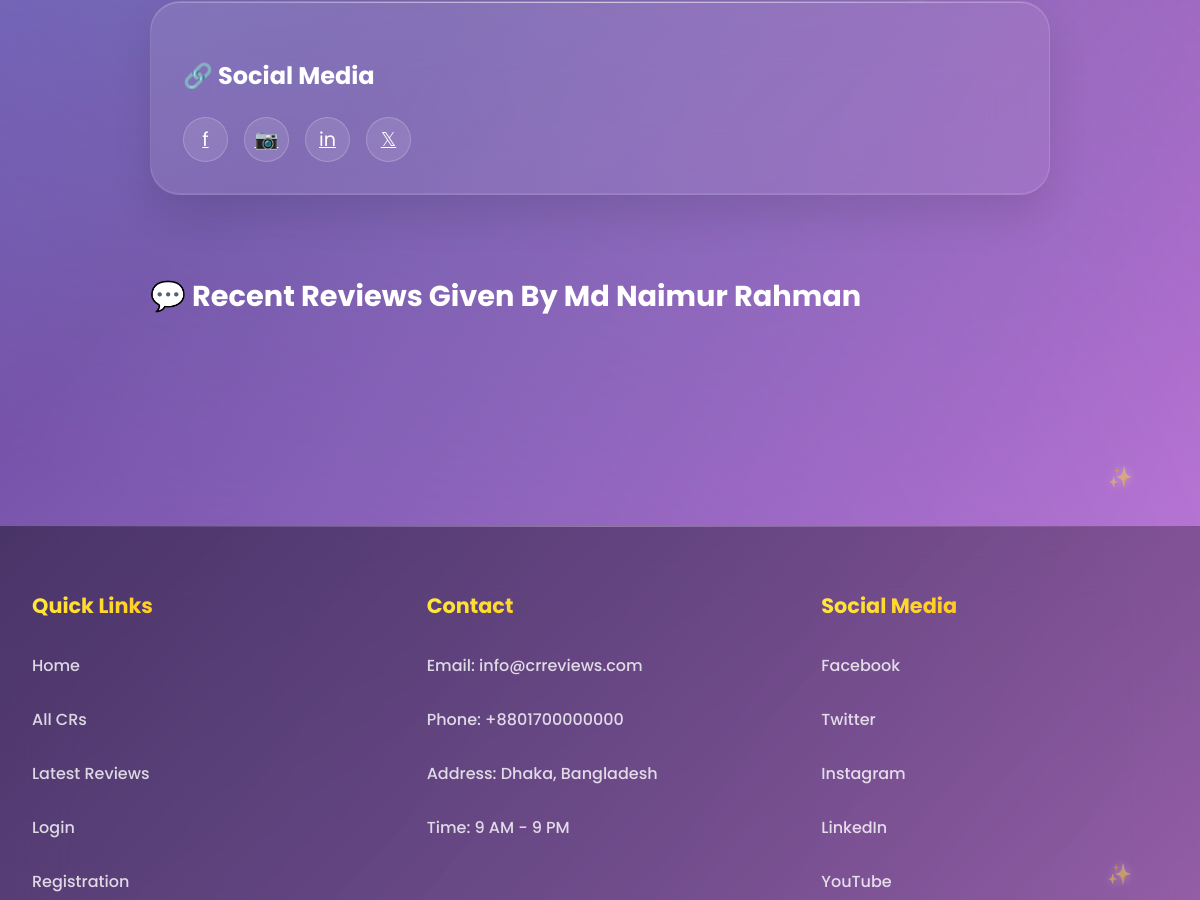
/user_view/md-naimur-rahman/ (middle part), run on an earlier commit of the app's database.
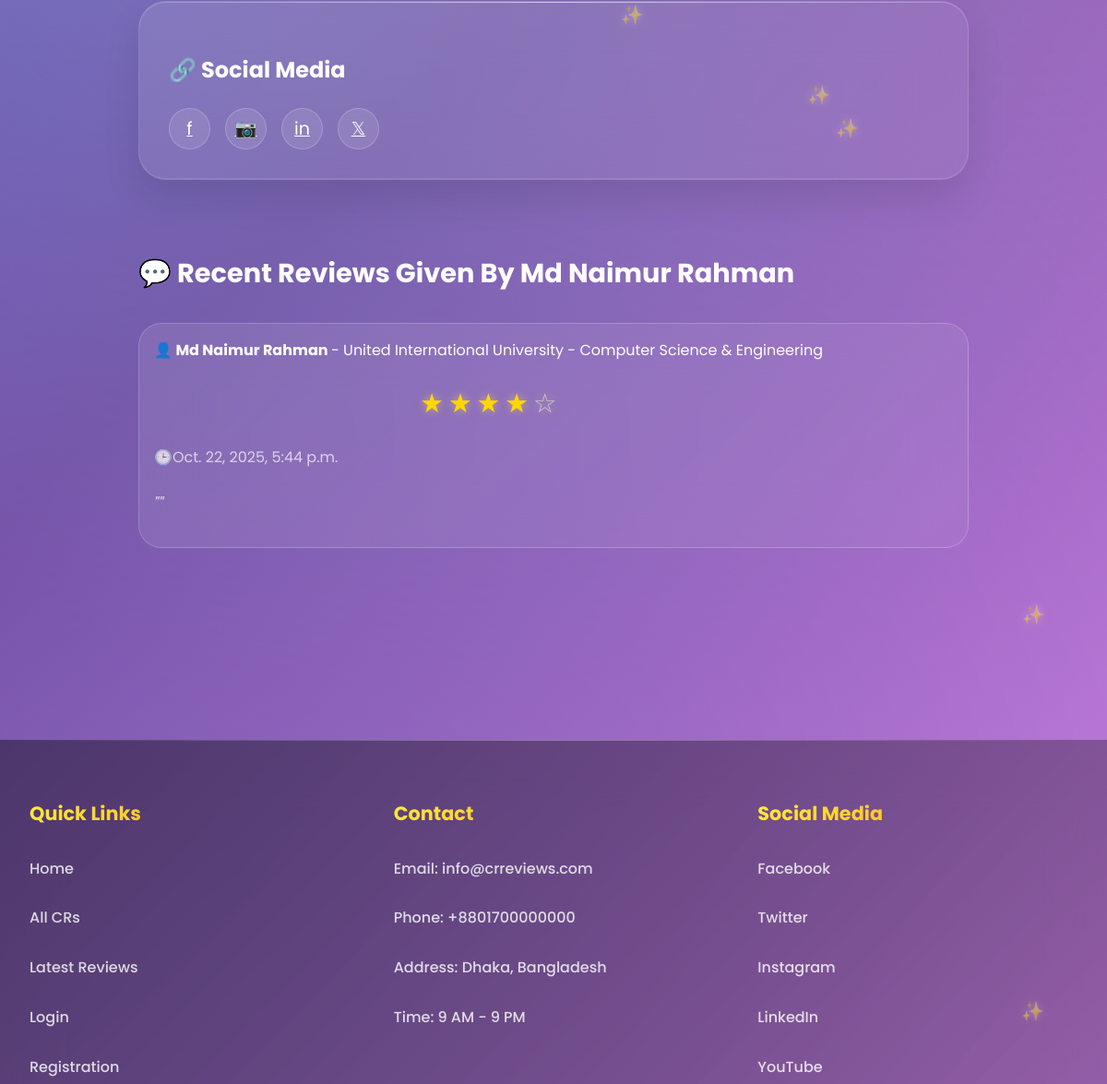
And on a later commit of the database.
### cr/models.py (models this page shows, shortened)
class Review(models.Model):
    user=models.OneToOneField('userprofile.User', on_delete=models.CASCADE,related_name='userreviews')
    cr_profile=models.ForeignKey(CrProfile, on_delete=models.CASCADE,related_name='cr_reviews')
    rating = models.PositiveSmallIntegerField()
    description = models.TextField(blank=True, null=True)
    slug = models.SlugField(unique=True, blank=True)
    created_at = models.DateTimeField(auto_now_add=True)
    updated_at = models.DateTimeField(auto_now=True)
    deleted_at = models.DateTimeField(blank=True, null=True)

class CrProfile(models.Model):
    user=models.OneToOneField('userprofile.User', on_delete=models.CASCADE,related_name='user_profile')
    university=models.ForeignKey(University, on_delete=models.CASCADE,related_name='university_crs')
    department=models.ForeignKey(Department, on_delete=models.CASCADE,related_name='department_crs')
    profile_picture = models.ImageField(upload_to='cr_profile_pictures/', blank=True, null=True)
    name = models.CharField(max_length=100)
    gender = models.CharField(choices=[('M', 'Male'), ('F', 'Female')], max_length=1)
    email = models.EmailField(blank=True, null=True)
    phone = models.CharField(max_length=30, blank=True, null=True)
    st_id = models.CharField(max_length=50, unique=True)
    batch = models.CharField(max_length=20)
    dept_batch = models.CharField(max_length=20 , blank=True, null=True)
    section = models.CharField(max_length=10)
    bio = models.TextField(blank=True, null=True)
    date_of_birth = models.DateField(blank=True, null=True)
    slug = models.SlugField(unique=True, blank=True)
    facebook_url = models.URLField(default='https://www.facebook.com/')
    instagram_url = models.URLField(default='https://www.instagram.com/')
    linkedin_url = models.URLField(default='https://www.linkedin.com/')
    created_at=models.DateTimeField(auto_now_add=True)
    updated_at=models.DateTimeField(auto_now=True)
    deleted_at=models.DateTimeField(auto_now=True,blank=True,null=True)

class University(models.Model):
    Public = "Public"
    Private = "Private"
    university_type = [
        (Public,"Public"),
        (Private,"Private"),
    ]
    title =models.CharField(max_length=100,unique=True,blank=False,null=False)
    type =models.CharField(max_length=100,choices=university_type)
    address=models.CharField(max_length=150, blank=True, null=True)
    slug=models.SlugField(blank=True,unique=True)
    created_at=models.DateTimeField(auto_now_add=True)
    updated_at=models.DateTimeField(auto_now=True)
    daleted_at=models.DateTimeField(auto_now=True,blank=True,null=True)
    def __str__(self):
        return self.title

class Department(models.Model):
    university=models.ForeignKey(University, on_delete=models.CASCADE,related_name='departments')
    title=models.CharField(max_length=50,unique=True,blank=False,null=False)
    code=models.CharField(max_length=50,unique=True,blank=True,null=True)
    slug=models.SlugField(blank=True,unique=True)
    created_at=models.DateTimeField(auto_now_add=True)
    updated_at=models.DateTimeField(auto_now=True)
    daleted_at=models.DateTimeField(auto_now=True,blank=True,null=True)
    def __str__(self):
        return self.title

### userprofile/views.py (the view)
# urls.py: path('user_view/<str:slug>/',user_view,name="user_view"),
def user_view(request,slug):
    view_user =get_object_or_404(User,slug=slug)
    review = Review.objects.filter(user=view_user).order_by('-created_at')
    paginator = Paginator(review,5)
    page_number = request.GET.get('page',1)
    try:
        review = paginator.page(page_number)
    except PageNotAnInteger:
        review = paginator.page(1)
    except EmptyPage:
        review = paginator.page(1)
    context = {
        'view_user':view_user,
        'user': request.user,
        'review':review
    }
    return render(request,'user_profile/user_view.html',context)

### userprofile/models.py (called while the page is built)
    def get_full_name(self):
        return f"{self.first_name} {self.last_name}"

### templates/user_profile/user_view.html (shortened to what this page needs)
{% extends 'base.html' %}
{% load static %}
{% block content %}
    <div id="cr-profile" class="page">
        <div class="container">
            <div style="max-width: 900px; margin: 0 auto;">
                <div class="search-section">
                    <h3 class="card-title1" style="margin-top: 1.5rem;">🔗 Social Media</h3>
                    <div class="social-links">
                        <a href="{{view_user.facebook_url}}" class="social-btn" title="Facebook">f</a>
                        <a href="{{view_user.instagram_url}}" class="social-btn" title="Instagram">📷</a>
                        <a href="{{view_user.linkedin_url}}" class="social-btn" title="LinkedIn">in</a>
                        <a href="#" class="social-btn" title="Twitter">𝕏</a>
                    </div>
                </div>
                <div class="section">
                    <h2 style="color: white; font-size: 1.8rem; font-weight: 700; margin-bottom: 2rem;">💬 Recent Reviews Given By {{view_user.get_full_name}}</h2>
                    <div id="reviews-container">
                    {% for review in review %}
                    <div class="review-card">
                    <div class="review-header">
                        <div>
                            <strong><a href="{% url 'cr_profile' review.cr_profile.slug %}" style="text-decoration: none; color: inherit;">👤 {{review.cr_profile.name}}</a>
                                </strong> - {{review.cr_profile.university}} - {{review.cr_profile.department}}
                            <div class="rating">
                                {% for i in "12345" %} {% if forloop.counter <= review.rating %}
                                <span class="star filled">★</span>
                                {% else %}
                                <span class="star">☆</span>
                                {% endif %}
                                {% endfor %}
                            </div>
                        </div>
                        <div style="color: rgba(255,255,255,0.7); font-weight: 400;">🕒{{review.created_at}}</div>
                    </div>
                    <div class="review-text">
                        "{{review.description}}"
                    </div>
                    </div>
                    {% endfor %}
                    </div>
                </div>
            </div>
        </div>
    </div>
{% endblock content %}

What changed in the data, as far as the page shows it:
added Review: cr_profile.name "Md Naimur Rahman", cr_profile.university "United International University", cr_profile.department "Computer Science & Engineering", rating 4 (drawn), created_at "Oct. 22, 2025, 5:44 p.m."
